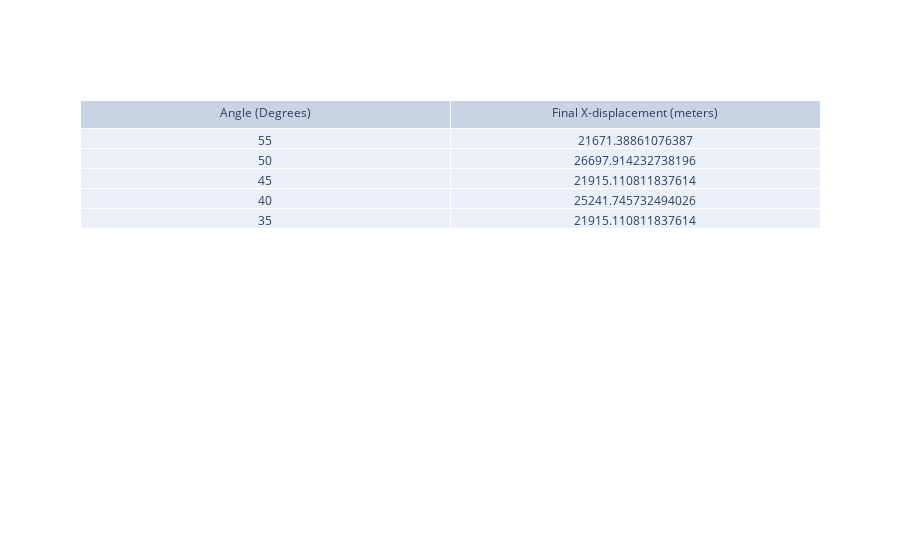

The notebook cell this image was saved under:
### Markdown cell above
The above plot shows the projectile motion of an object without air drag when launched at different angles. As we can see from this plot, the angle of 45 degrees (red line) travels the furthest distance in the x direction. The angles of 50 and 40 degrees (green and yellow lines, respectively) travel about the same distance, which is slightly less than that of 45 degrees. The angles of 55 and 35 degrees (blue and black lines, respectively) travel the smallest distance in the x direction. These results tell us that a launch angles of 45 degrees will maximize the distance the projectile will travel in the x direction. From this plot, we can also see that the larger the launch angles is, the further the object will travel in the y direction.

### Code cell
fig = go.Figure(data=[go.Table(header=dict(values=['Angle (Degrees)', 'Final X-displacement (meters)']),
                 cells=dict(values=[[55, 50, 45, 40, 35], [x1[-1], x2[-1], x3[-1], x4[-1], x5[-1]]]))
                     ])
fig.show()

### Figure 1 — Plotly figure (JSON) as saved in the notebook; plotly's stock layout.template omitted (floating-point values rounded to 4 significant figures)
{"data": [{"cells": {"values": [[55, 50, 45, 40, 35], [21670.0, 26700.0, 21920.0, 25240.0, 21920.0]]}, "header": {"values": ["Angle (Degrees)", "Final X-displacement (meters)"]}, "type": "table"}], "layout": {}}
